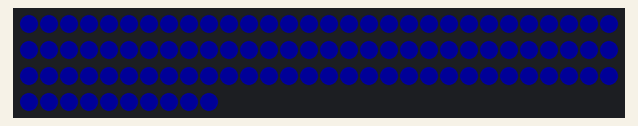
Bench run of a sketch on a simulated Arduino Uno, built with avr-gcc and run on an emulated ATmega328P. Parts: 100 RGB LEDs in strip order, left to right, continuing on the next row. Dim RGB values are drawn brighter than linear.

Above: at 0.47 s.
At 35.85 s:
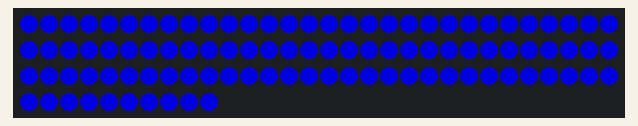

The sketch:

intensidade_toda_fita.ino
```cpp
//Mostra como se altera o brilho/intensidade do led

//https://www.youtube.com/BitaBit

//Para mais informações sobre este código acesse:
//https://youtu.be/U7RcNgb9qBE

//https://bitabittecnologia.com.br

#include <FastLED.h>

//Quantidade de LEDs na fita
#define NUM_LEDS 100

#define DATA_PIN 5

//Array de LEDs
CRGB leds[NUM_LEDS];

void setup()
{
  //FastLED.addLeds<NEOPIXEL, DATA_PIN>(leds, NUM_LEDS);
  FastLED.addLeds<WS2812B, DATA_PIN, GRB>(leds, NUM_LEDS);

  //Define a cor para todos os LEDs
  for( int i=0; i<NUM_LEDS; i++ )
  {
    leds[i] = CRGB::Blue;
  }

  //Seta o brilho para todos os LEDs com intensidade 0
  FastLED.setBrightness(0);

  FastLED.show();
}

void loop()
{
  //Aumenta a intensidade gradativamente
  for(int i=0; i<=255; i++)
  {
    FastLED.setBrightness(i); //Valores de 0 a 255
    FastLED.show();
    delay(10);
  }

  //Diminui a intensidade gradativamente
  for(int i=255; i>=0; i--)
  {
    FastLED.setBrightness(i); //Valores de 0 a 255
    FastLED.show();
    delay(10);
  }

    delay(500);
}
```
